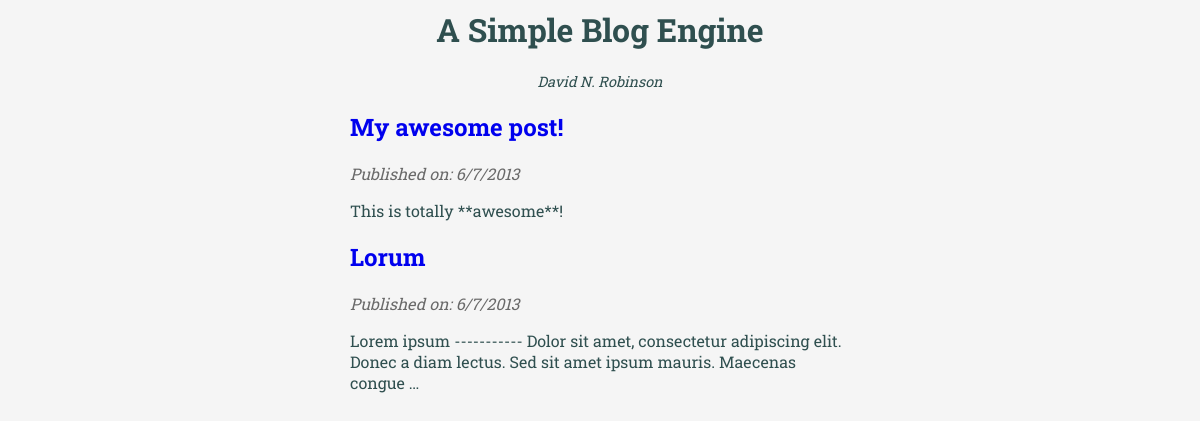
Screenshot of /blog/ with the database file from the repository.
### blog/models.py (models this page shows, shortened)
class Blog(models.Model):
    title = models.CharField(max_length = 200)

class Author(models.Model):
    name = models.CharField(max_length = 200)
    email = models.CharField(max_length = 200)
    def __unicode__(self):
        return self.name

class Post(models.Model):
    title = models.CharField(max_length = 200)
    slug = models.CharField(max_length = 200)
    author = models.ForeignKey(Author)
    body = models.TextField()
    pub_date = models.DateTimeField('date published')

### blog/views.py (the view)
def index(request):
    latest_post_list = Post.objects.order_by('-pub_date')[:5]
    if len(Blog.objects.all()) > 0:
        blog = Blog.objects.get(id=1).title
    else:
        blog = None
    if len(Author.objects.all()) > 0:
        author = Author.objects.get(id=1)
    else:
        author = None
    context = {'latest_post_list': latest_post_list, 'blog': blog, 'author':author}
    return render(request, 'blog/index.html', context)

### blog/templates/blog/index.html (shortened to what this page needs)
{% load staticfiles %}
<link rel="stylesheet" type="text/css" href="{% static 'blog/style.css' %}" />
<div id="body">
    <div id="header">
        {% if blog %}
        <h1 id="blog_title">{{ blog.title }}</h1>
        {% else %}
        <h1 id ="blog_title">Untitled</h1>
        {% endif %}
        {% if author %}
        <p id=author>{{ author }}</p>
        {% endif %}
    </div>
    <div id="post list">
        {% if latest_post_list %}
        {% for post in latest_post_list %}
        <h2><a id="post_title" href="/blog/{{ post.pub_date.year }}/{{ post.pub_date.month }}/{{ post.pub_date.day }}/{{ post.slug }}">{{ post.title }}</a></h2>
        <p id="pub_date">Published on: {{ post.pub_date.month }}/{{ post.pub_date.day }}/{{ post.pub_date.year }}</p>
        {{ post.body|truncatewords_html:"20"|safe }}
        {% endfor %}
        {% else %}
        <p>You currently don't have any posts, log-in and upload your posts to start blogging</p>
        {% endif %}
    </div>
</div>

### blog/static/blog/style.css (style rules this page uses)
div#body { width: 500px; margin-left: auto ; margin-right: auto ; }
div#header { text-align: center; }
h1#blog_title { font-size: 32px; }
a#post_title:link { font-size: 24px; text-decoration: none; padding: 0px; }
p#pub_date { font-style: italic; color: #696969; }
p#author { font-size: 90%; font-style: italic; }

### rows the page displays
Blog: title "A Simple Blog Engine"
Author: name "David N. Robinson"
Post: title "My awesome post!", pub_date.month "6", pub_date.day "7", pub_date.year "2013", body "This is totally **awesome**!"
Post: title "Lorum", pub_date.month "6", pub_date.day "7", pub_date.year "2013", body "Lorem ipsum ----------- Dolor sit amet, consectetur adipiscing elit. Donec a diam lectus. Sed sit amet ipsum mauris. Maecenas congue …"
